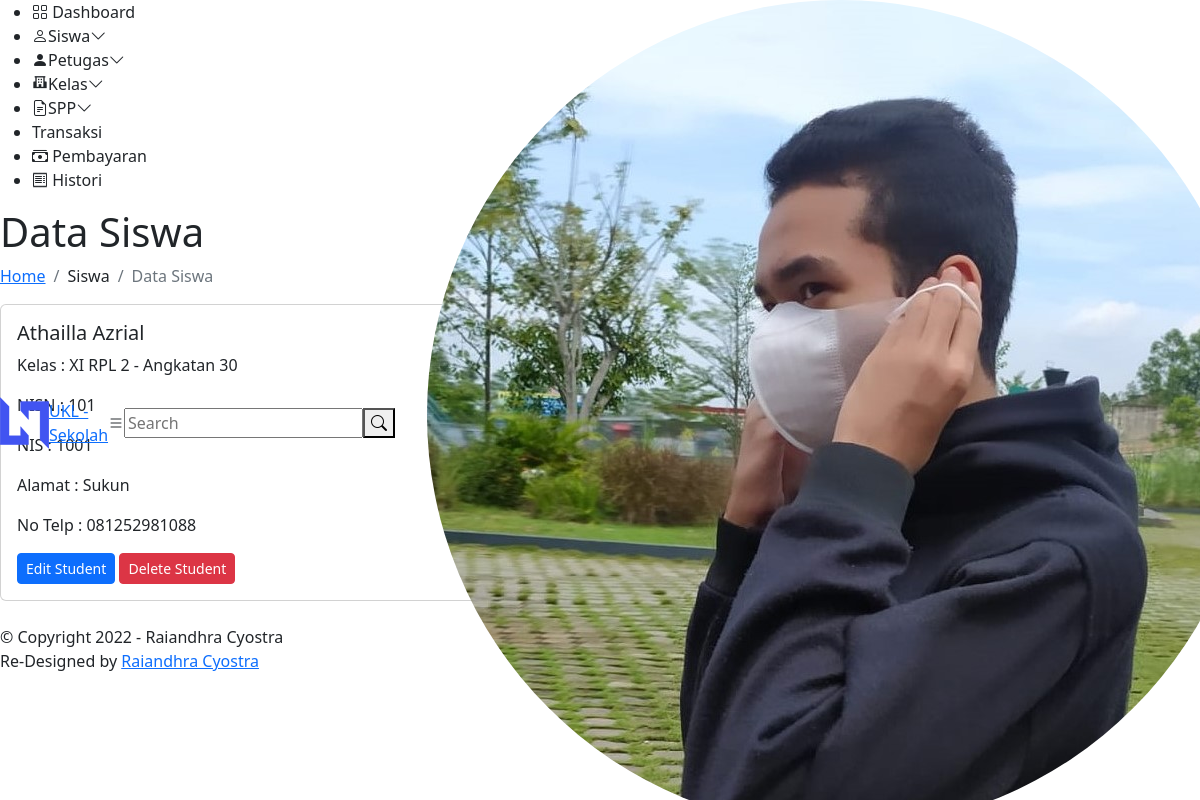
/Admin/tam_siswa.php (signed in), run on the app's committed database.
### tables this page shows
CREATE TABLE `siswa` (
  `nisn` int(10) NOT NULL,
  `nis` int(8) NOT NULL,
  `nama` varchar(35) NOT NULL,
  `id_kelas` int(11) NOT NULL,
  `angkatan` int(11) NOT NULL,
  `alamat` text NOT NULL,
  `no_tlp` varchar(20) NOT NULL
);

CREATE TABLE `kelas` (
  `id_kelas` int(11) NOT NULL,
  `nama_kelas` varchar(10) NOT NULL,
  `jurusan` enum('RPL','TKJ') NOT NULL,
  `angkatan` int(11) NOT NULL
);

### Admin/tam_siswa.php (the view, shortened to what this page needs)
<!DOCTYPE html>
<html lang="en">
<head>
  <link href="/SPP/Assets/vendor/bootstrap/css/bootstrap.min.css" rel="stylesheet">
  <link href="/SPP/Assets/vendor/bootstrap-icons/bootstrap-icons.css" rel="stylesheet">
  <link href="/SPP/Assets/vendor/boxicons/css/boxicons.min.css" rel="stylesheet">
  <link href="/SPP/Assets/vendor/quill/quill.snow.css" rel="stylesheet">
  <link href="/SPP/Assets/vendor/quill/quill.bubble.css" rel="stylesheet">
  <link href="/SPP/Assets/vendor/remixicon/remixicon.css" rel="stylesheet">
  <link href="/SPP/Assets/vendor/simple-datatables/style.css" rel="stylesheet">
  <link href="/SPP/Assets/css/style.css" rel="stylesheet">
</head>
<body>
  <?php
    include "navbar.php";
  ?>
  <main id="main" class="main">
    <div class="pagetitle">
      <h1>Data Siswa</h1>
      <nav>
        <ol class="breadcrumb">
          <li class="breadcrumb-item"><a href="dashboard.php">Home</a></li>
          <li class="breadcrumb-item">Siswa</li>
          <li class="breadcrumb-item active">Data Siswa</li>
        </ol>
      </nav>
    </div>
    <section class="section">
      <div class="row">
        <?php
          $conn=mysqli_connect('localhost', 'root', '', 'sekolah');
          $qry_siswa = mysqli_query($conn,"select * from siswa join kelas on kelas.id_kelas=siswa.id_kelas");
          while($data_siswa = mysqli_fetch_array($qry_siswa)) {
        ?>
            <div class="col-lg-6">
              <div class="card">
              <div class="card-body">
                  <h5 class="card-title"><?=$data_siswa['nama'];?></h5>
                  <p>Kelas : <?=$data_siswa['nama_kelas'];?> - Angkatan <?=$data_siswa['angkatan'];?></p>
                  <p>NISN : <?=$data_siswa['nisn'];?></p>
                  <p>NIS : <?=$data_siswa['nis'];?></p>
                  <p>Alamat : <?=$data_siswa['alamat'];?></p>
                  <p>No Telp : <?=$data_siswa['no_tlp'];?></p>
                  <a href="u_siswa.php?nisn=<?=$data_siswa['nisn']?>" class="btn btn-primary btn-sm" title="Update Student">Edit Student</a>
                  <a href="h_siswa.php?nisn=<?=$data_siswa['nisn']?>" class="btn btn-danger btn-sm" title="Delete Student" onclick="return confirm('Apakah anda yakin ingin menghapus siswa?')">Delete Student</a>
              </div>
              </div>
            </div>
        <?php
          }
        ?>
      </div>
    </section>
  </main>
  <a href="#" class="back-to-top d-flex align-items-center justify-content-center"><i class="bi bi-arrow-up-short"></i></a>
  <?php
    include "footer.php";
  ?>
</body>
</html>

### data on the page
siswa: nama "Athailla Azrial", id_kelas.nama_kelas "XI RPL 2", id_kelas.angkatan "30", nisn "101", nis "1001", alamat "Sukun", no_tlp "081252981088"
